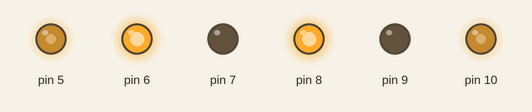
The sketch below on a simulated Arduino Uno, built with avr-gcc and run on an emulated ATmega328P. Shown: output pins drawn as LEDs (lit = HIGH).

Above: at 0.1 s.
Timing chart, 0 to 1.6 s (numbered marks = the images above):
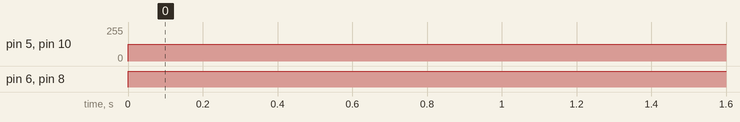

The sketch:

template_motor.ino
```cpp
void setup() {
  for (int i = 5; i < 11; i++) {
    pinMode(i, OUTPUT);
  }
}

void speedMotor(int left, int right) {
  if (right >= 0) {
    digitalWrite(8, 1);
    digitalWrite(9, 0);
    analogWrite(10, right * 2.55);
  } else {
    right = -right;
    digitalWrite(8, 0);
    digitalWrite(9, 1);
    analogWrite(10, right * 2.55);
  }

  if (left >= 0) {
    digitalWrite(6, 1);
    digitalWrite(7, 0);
    analogWrite(5, left * 2.55);
  } else {
    left = -left;
    digitalWrite(6, 0);
    digitalWrite(7, 1);
    analogWrite(5, left * 2.55);
  }
}

void loop() {
  speedMotor(50, 50);


}
```

empty.cpp
```cpp

```

Measured:
- by itself, pin 5, pin 10: 0/255 → 127/255 at 0.00 s
- by itself, pin 6, pin 8: LOW → HIGH at 0.00 s
